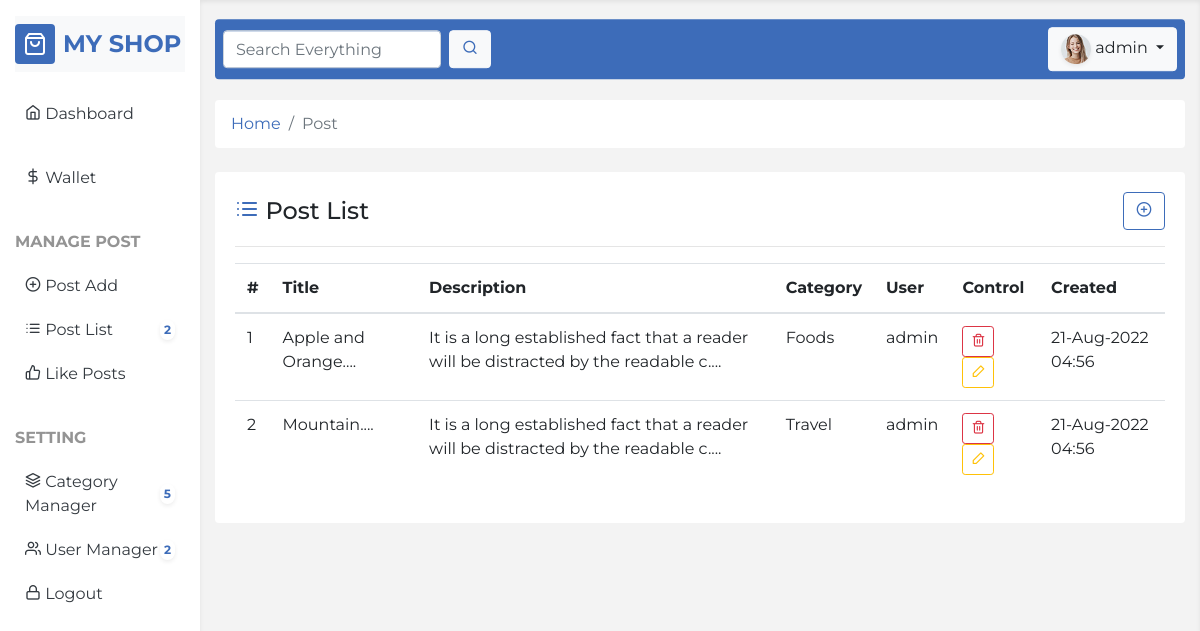
The page /post_list.php (signed in) on the database its author committed.
### tables this page shows
CREATE TABLE `posts` (
  `id` int(11) NOT NULL,
  `title` varchar(225) NOT NULL,
  `description` text NOT NULL,
  `ordering` int(11) NOT NULL DEFAULT 0,
  `user_id` int(11) NOT NULL,
  `category_id` int(11) NOT NULL,
  `image` varchar(225) NOT NULL DEFAULT 'default.png',
  `is_publish` enum('0','1') NOT NULL DEFAULT '0',
  `created_at` timestamp NOT NULL DEFAULT current_timestamp()
);

CREATE TABLE `categories` (
  `id` int(11) NOT NULL,
  `title` varchar(225) NOT NULL,
  `user_id` int(11) NOT NULL,
  `ordering` int(11) NOT NULL,
  `created_at` timestamp NOT NULL DEFAULT current_timestamp()
);

CREATE TABLE `users` (
  `id` int(11) NOT NULL,
  `name` varchar(255) NOT NULL,
  `email` varchar(255) NOT NULL,
  `password` varchar(255) NOT NULL,
  `role` enum('0','1','2') NOT NULL DEFAULT '2',
  `photo` varchar(255) NOT NULL DEFAULT 'default.png',
  `money` float NOT NULL,
  `created_at` timestamp NOT NULL DEFAULT current_timestamp()
);

### core/base.php (called while the page is built, shortened)
<?php
function con(){
    return mysqli_connect('localhost','root','','blog');
}
$url = "http://{$_SERVER['HTTP_HOST']}/php/5_sample_blog";
?>

### core/functions.php (called while the page is built, shortened)
<?php
require_once "base.php";
function fetch($sql)
{
    $query = mysqli_query(con(), $sql);
    $row = mysqli_fetch_assoc($query);
    return $row;
}
function fetchAll($sql)
{
    $query = mysqli_query(con(), $sql);
    $rows = [];
    while ($row = mysqli_fetch_assoc($query)) {
        array_push($rows, $row);
    }
    return $rows;
}
function showTime($timestamp, $format = "d-m-y")
{
    return date($format, strtotime($timestamp));
}
function short($str, $strlength = 50)
{
    return substr($str, 0, $strlength) . "....";
}
function user($id)
{
    $sql = "SELECT * FROM users where id=$id";
    return fetch($sql);
}
function category($id)
{
    $sql = "SELECT * FROM categories WHERE id=$id";
    return fetch($sql);
}
function posts()
{
    if ($_SESSION['user']['role'] == 2) {
        $currentUser = $_SESSION['user']['id'];
        $sql = "SELECT posts.*,categories.title AS ctitle FROM posts INNER JOIN categories ON posts.category_id = categories.id WHERE posts.user_id=$currentUser ORDER BY posts.id DESC";
    } else {
        $sql = "SELECT posts.*,categories.title AS ctitle,categories.user_id,categories.ordering,categories.created_at FROM posts INNER JOIN categories ON posts.category_id = categories.id";
    }
    return fetchAll($sql);
}

### post_list.php (the view, shortened to what this page needs)
<?php include "template/header.php"; ?>
<div class="row">
    <div class="col-12">
        <nav aria-label="breadcrumb">
            <ol class="breadcrumb bg-white mb-4">
                <li class="breadcrumb-item"><a href="<?php echo $url; ?>/dashboard.php">Home</a></li>
                <li class="breadcrumb-item active" aria-current="page">Post</li>
            </ol>
        </nav>
    </div>
</div>
<div class="row">
    <div class="col-12">
        <div class="card mb-4">
            <div class="card-body">
                <div class="d-flex justify-content-between align-items-center">
                    <h4 class="mb-0">
                        <i class="feather-list text-primary"></i> Post List
                    </h4>
                    <a href="<?php echo $url; ?>/post_add.php" class="btn btn-outline-primary">
                        <i class="feather-plus-circle"></i>
                    </a>
                </div>
                <hr>
                <table class="table table-hover mt-3">
                    <thead>
                        <tr>
                            <th>#</th>
                            <th>Title</th>
                            <th>Description</th>
                            <th>Category</th>
                            <th>User</th>
                            <th>Control</th>
                            <th>Created</th>
                        </tr>
                    </thead>
                    <tbody>
                        <?php
                        foreach (posts() as $key => $c) {
                            $userName = user($c['user_id']);
                            $time = showTime($c['created_at'], 'd-M-Y h:i');
                        ?>
                            <tr>
                                <td><?php echo $key + 1; ?></td>
                                <td><?php echo short($c['title']); ?></td>
                                <td><?php echo short($c['description'],80); ?></td>
                                <td><?php echo category($c['category_id'])['title']; ?></td>
                                <td><?php echo $userName['name']; ?></td>
                                <td>
                                    <a href="post_delete.php?id=<?php echo $c['id']; ?>"
                                     onclick="return confirm('Are you sure to delete.')"
                                     class="btn btn-outline-danger btn-sm">
                                        <i class="feather-trash-2"></i>
                                    </a>
                                    <a href="post_edit.php?id=<?php echo $c['id']; ?>" class="btn btn-outline-warning btn-sm">
                                        <i class="feather-edit-2 fa-fw"></i>
                                    </a>
                                </td>
                                <td><?php echo $time; ?></td>
                            </tr>
                        <?php } ?>
                    </tbody>
                </table>
            </div>
        </div>
    </div>
</div>
<?php include "template/footer.php"; ?>

### assets/css/style.css (style rules this page uses)
:root { --primary-soft: #f3f3f3; }
.card { border:none; }

### rows shown on the page
posts: title "Apple and Orange....", description "It is a long established fact that a reader will be distracted by the readable c....", category.title "Foods", user.name "admin", category.created_at "21-Aug-2022 04:56"
posts: title "Mountain....", description "It is a long established fact that a reader will be distracted by the readable c....", category.title "Travel", user.name "admin", category.created_at "21-Aug-2022 04:56"

### other values the page prints
countTotal('posts') "2"
countTotal('categories') "5"
countTotal('users') "2"
$_SESSION['user']['name'] "admin"
